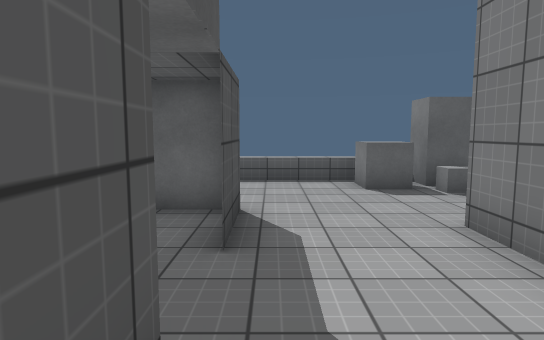
[1] (above)

24 first-person views from a walk through a Unity game level. The camera is 1.5 m above the floor, tilts 6° down and sees 75° across. The floor is counted in squares, 1.25 m on a side. Each view is taken from the middle of a square. On the plan, view 1 faces up. The plan holds only what a view shows up to about 14 squares ahead; the rest is blank. The place goes on beyond the plan. The player is left out. Some surface patterns are stand-ins.

[2]
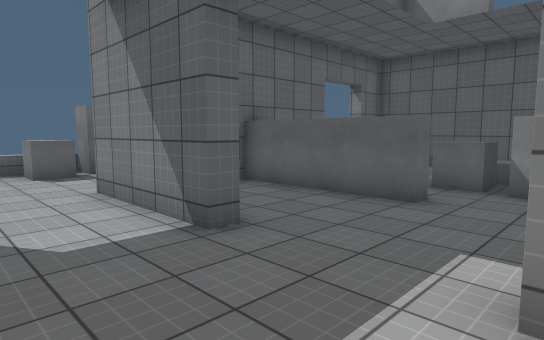

[3]
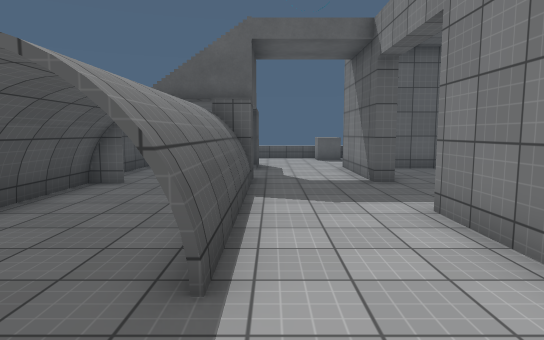

[4]
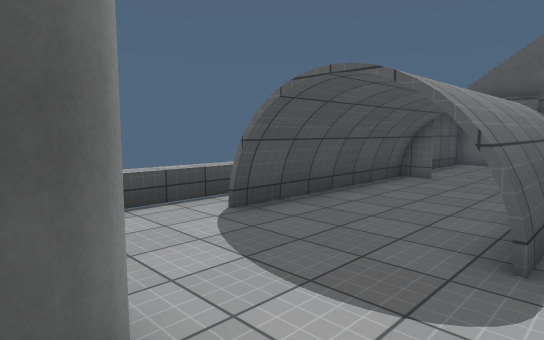

[5]
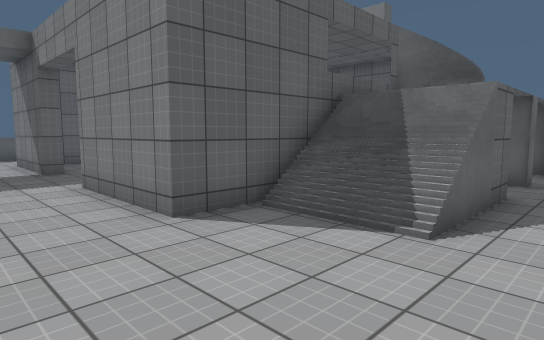

[6]
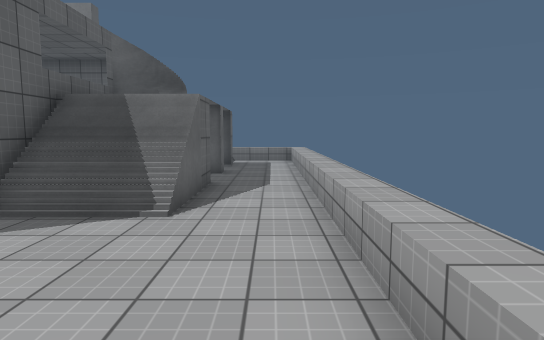

[7]
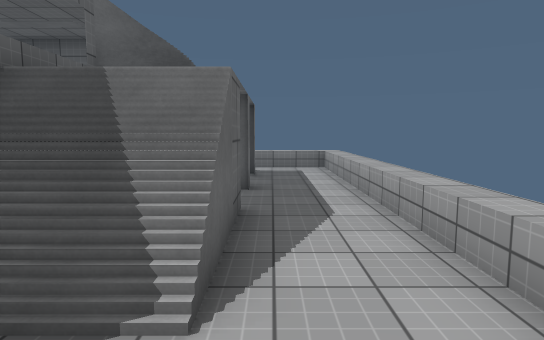

[8]
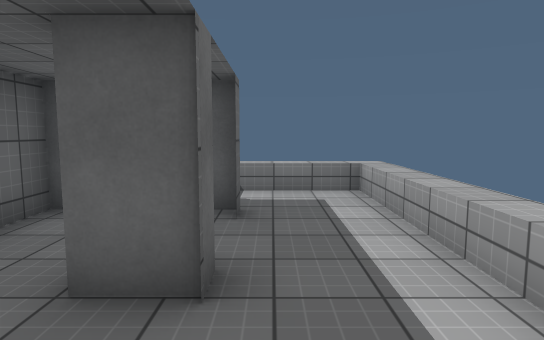

[9]
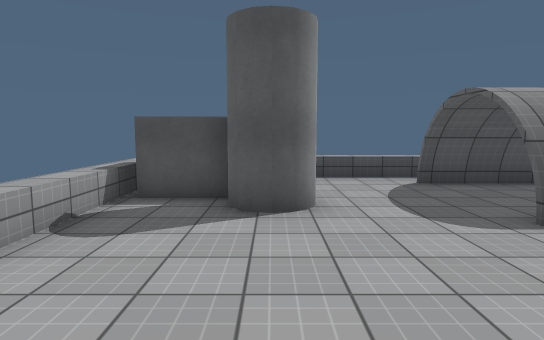

[10]
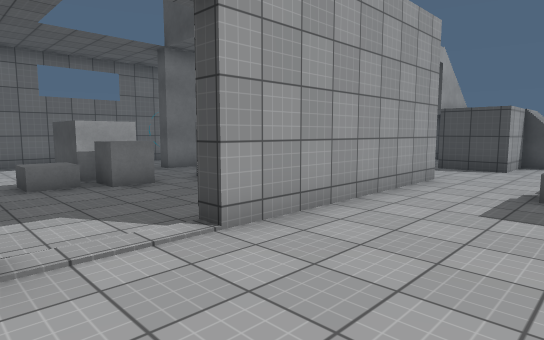

[11]
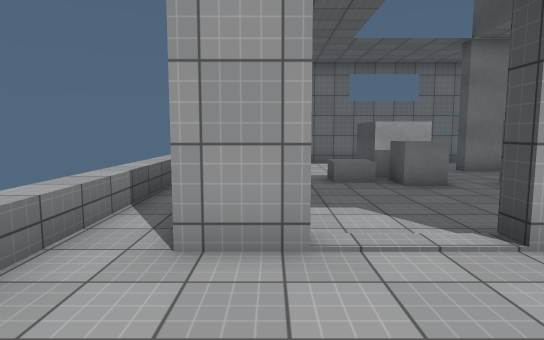

[12]
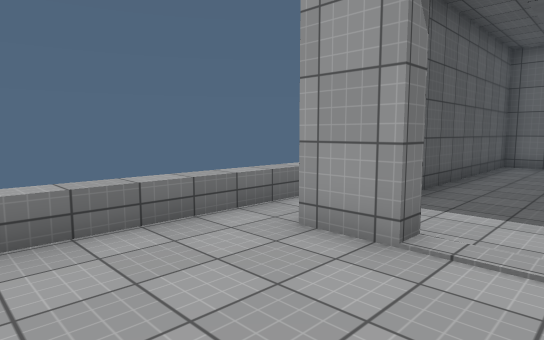

[13]
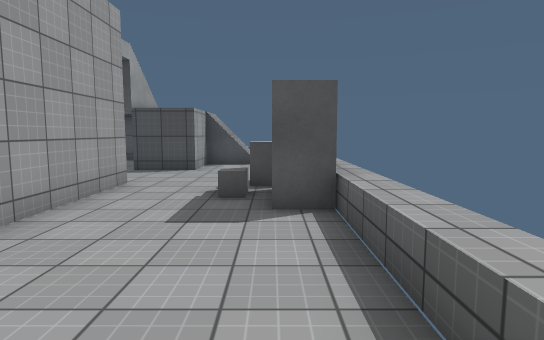

[14]
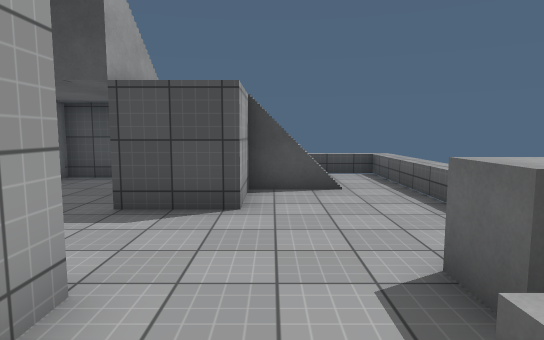

[15]
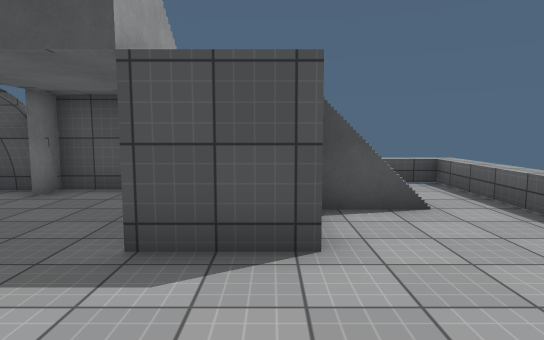

[16]
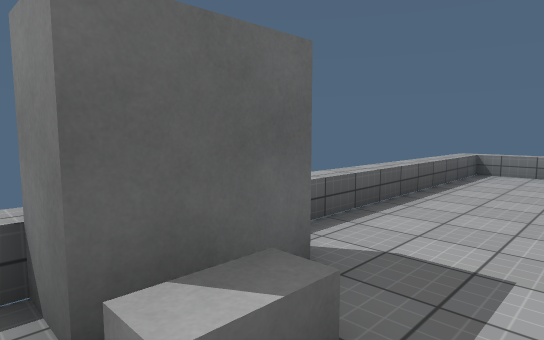

[17]
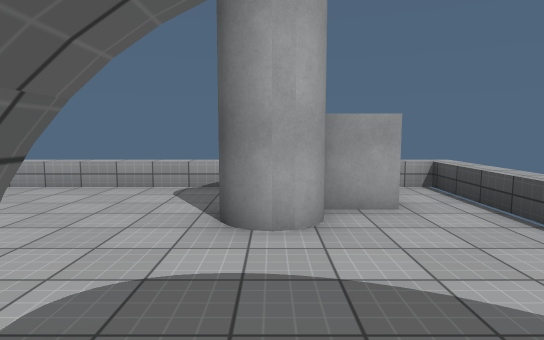

[18]
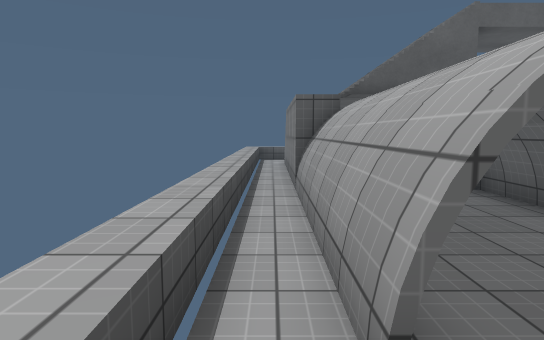

[19]
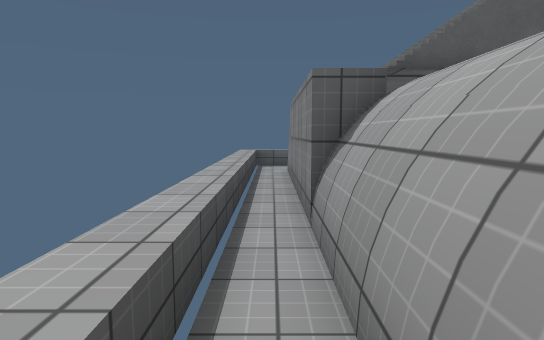

[20]
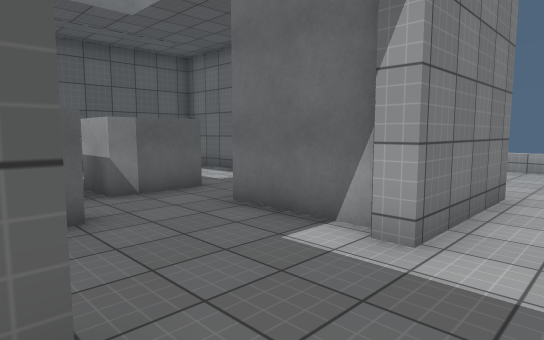

[21]
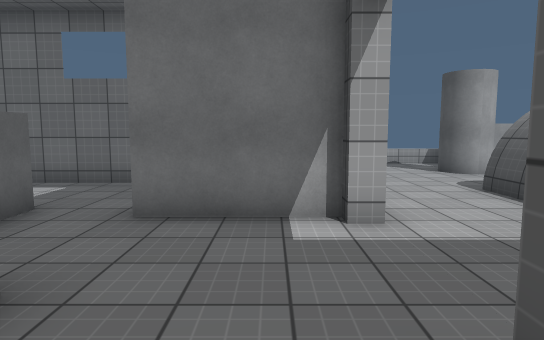

[22]
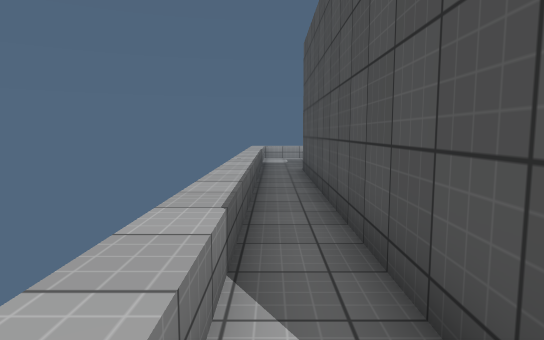

[23]
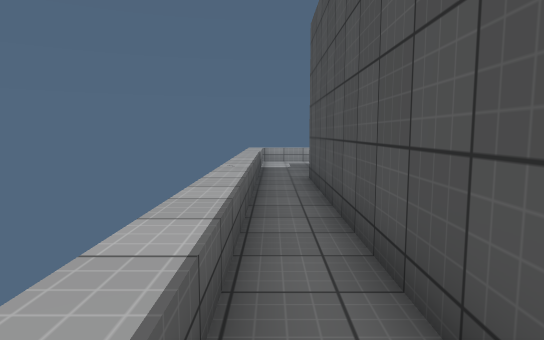

[24]
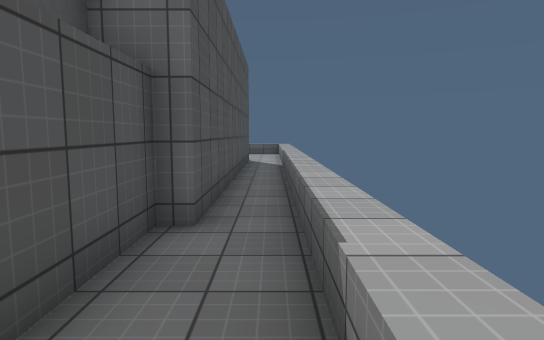

### Floor plan
Key: @ floor where view 1 was taken; # wall or solid block; . floor; / step, stairs or slope; ^ raised ledge; O other object.
Columns run from 6 left of view 1 to 15 right of it. Each row starts with its distance up from view 1.
  9 ^^^^^^^^^^##^^^^^^^^^^
  8 ^.......^^##.........^
  7 ^.//......^..........^
  6 ^.//##...............^
  5 ^#   #...............^
  4 ^#   #...#######..##.^
  3 ^# ......#..#  ....#.^
  2 ^# ......#..# .....#.^
  1 ^# ..#...#..#......#.^
  0 ^##..#@.....#.^^...#.^
 -1 ^.#..#........^^^..#.^
 -2 ^.#..#........##...#.^
 -3 ^.#..#...####.##...#.^
 -4 ^.#..#...#  .......#.^
 -5 ^.#..#...# O.......#.^
 -6 ^........###########.^
 -7 ^.........///   ..#..^
 -8 ^.........///  ...#..^
 -9 ^...#.....///#..#.#..^
-10 ^.###................^
-11 ^. #.................^
-12 ^^^^^^^^^^^^^^^^^^^^^^

Positions as (right, up) in squares from view 1, and headings:
1: (0, 0), facing up
2: (0, -3), facing up-right
3: (0, -8), facing up
4: (0, -9), facing up-left
5: (0, -11), facing up-right
6: (-1, -11), facing right
7: (2, -10), facing right
8: (7, -10), facing right
9: (4, -9), facing left
10: (12, 8), facing down-left
11: (12, 8), facing down
12: (10, 8), facing down-right
13: (11, 8), facing left
14: (5, 6), facing left
15: (3, 5), facing left
16: (3, 6), facing up-right
17: (-2, -4), facing down
18: (-5, -7), facing up
19: (-5, -4), facing up
20: (1, 1), facing down-right
21: (4, 2), facing down
22: (14, 5), facing down
23: (14, 3), facing down
24: (14, -11), facing up
